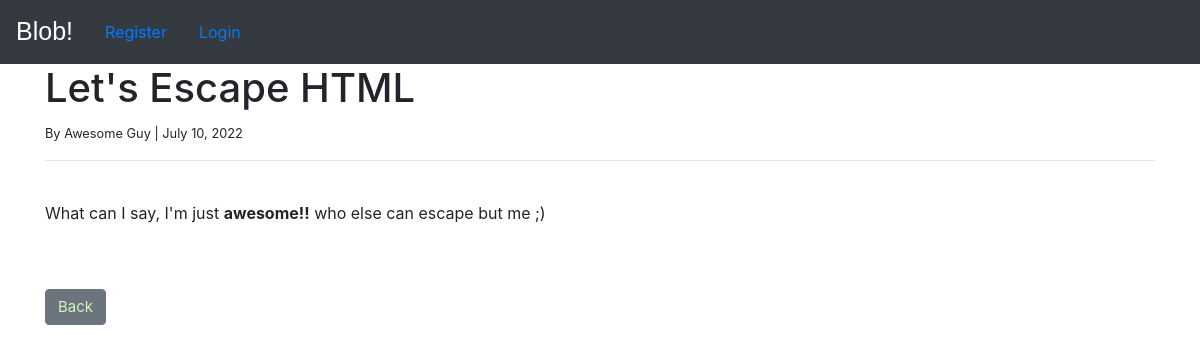
Page /article/6 on the committed database.
### blob/models.py (models this page shows, shortened)
class Post(models.Model):
    title = models.CharField(max_length=255)
    author = models.ForeignKey(User, on_delete=models.CASCADE)
    body = models.TextField()
    post_date = models.DateField(auto_now_add=True)
    category = models.CharField(max_length=255, default='coding')

### blob/views.py (the view)
# urls.py: path('article/<int:pk>', ArticleDetailview.as_view(), name='article-detail'),
class ArticleDetailview(DetailView):
    model = Post

### templates/blob/post_detail.html (shortened to what this page needs)
{% extends 'base.html' %}
{% block content %}
<h1 style="text-transform: capitalize;">{{post.title}}</h1>
<small>By
     {{post.author.first_name}} {{post.author.last_name}}
     | {{post.post_date}}
</small>
<hr>
<br>
{{post.body|safe}}
<br>
<br>
<a href="{% url 'home'%}" class="btn btn-secondary" style="font-size:15px; color:rgb(213, 242, 196)">Back</a>
{% endblock %}

### rows in the picture
Post: title "Let's Escape HTML", author.first_name "Awesome", author.last_name "Guy", post_date "July 10, 2022", body "What can I say, I'm just awesome!! who else can escape but me ;)"
